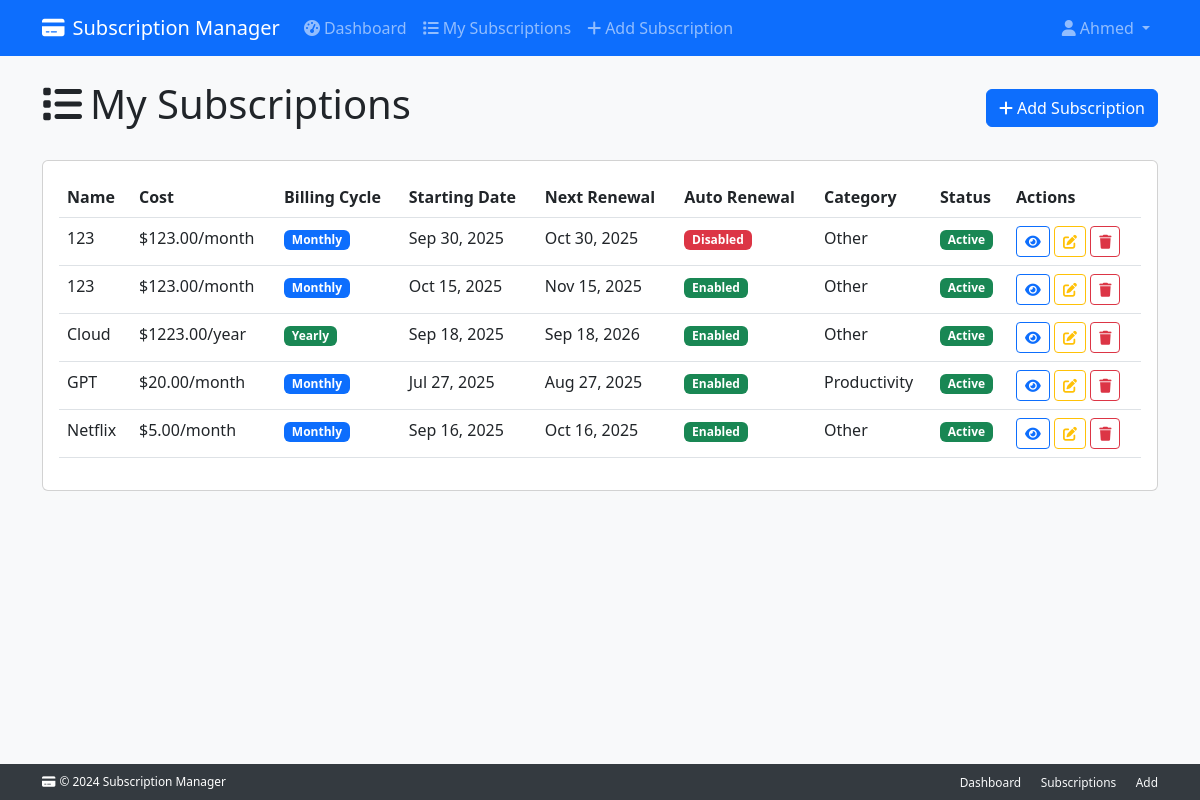
The page /subscriptions/ (signed in) on the database as committed earlier.
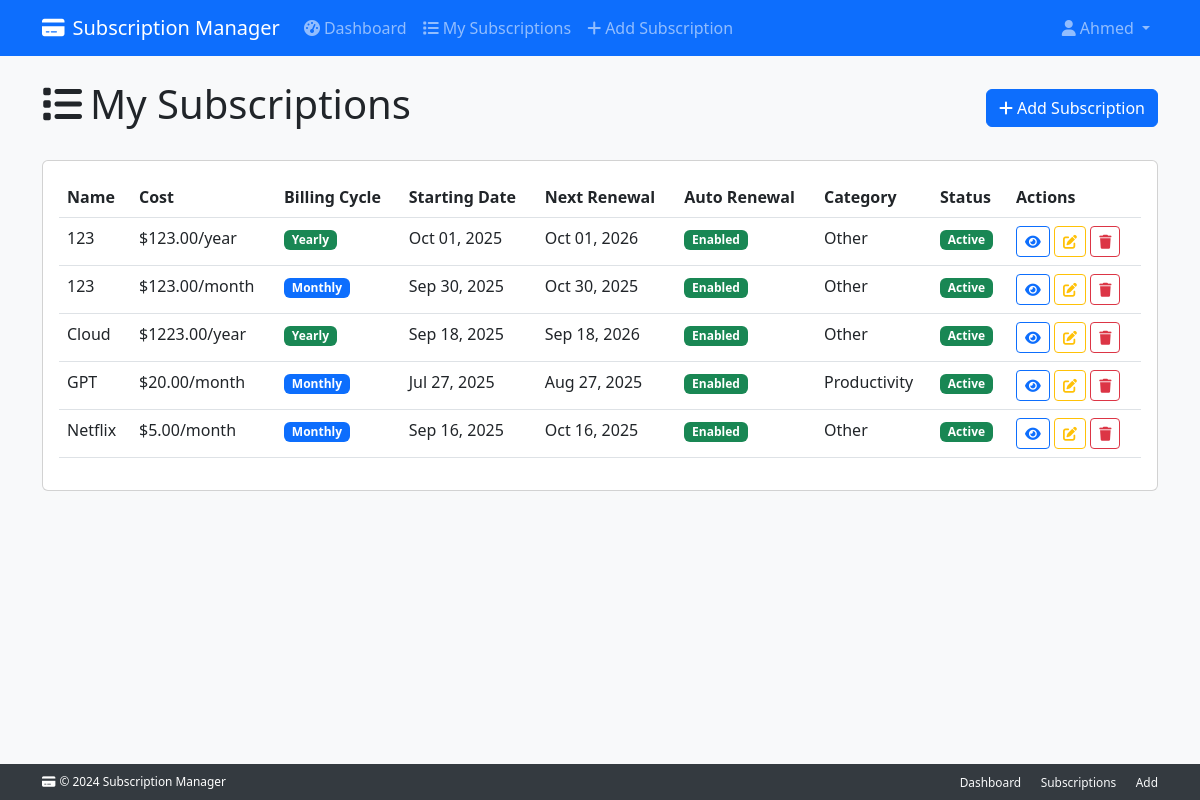
The same page on the database as committed later.
### subscriptions/models/subscription.py (models this page shows, shortened)
class Subscription(
    ValidationMixin,
    TimestampMixin,
    CostCalculationsMixin,
    PaymentManagementMixin,
    RenewalLogicMixin,
    ScheduleManagementMixin,
    models.Model
):
    user = models.ForeignKey(
        settings.AUTH_USER_MODEL,
        on_delete=models.CASCADE,
        related_name="subscriptions"
    )
    name = models.CharField(max_length=200)
    monthly_cost = models.DecimalField(
        max_digits=10,
        decimal_places=2,
        null=True,
        blank=True
    )
    yearly_cost = models.DecimalField(
        max_digits=10,
        decimal_places=2,
        null=True,
        blank=True
    )
    billing_cycle = models.CharField(
        max_length=10,
        choices=BILLING_CYCLE_CHOICES
    )
    start_date = models.DateField()
    renewal_date = models.DateField(null=True, blank=True)
    duration_months = models.PositiveIntegerField(
        null=True,
        blank=True,
        help_text="Duration in months (for monthly billing)"
    )
    duration_years = models.PositiveIntegerField(
        null=True,
        blank=True,
        help_text="Duration in years (for yearly billing)"
    )
    is_active = models.BooleanField(default=True)
    auto_renewal = models.BooleanField(
        default=True,
        help_text="Whether subscription auto-renews"
    )
    category = models.ForeignKey(
        'Category',
        on_delete=models.PROTECT
    )
    objects = SubscriptionManager()
    class Meta:
        ordering = ['-created_at']
        verbose_name = "Subscription"
        verbose_name_plural = "Subscriptions"

### subscriptions/models/category.py (models this page shows, shortened)
class Category(ValidationMixin, SelfReferencingMixin, models.Model):
    name = models.CharField(max_length=150)
    description = models.TextField(blank=True)
    parent = models.ForeignKey(
        "self",
        null=True,
        blank=True,
        on_delete=models.SET_NULL,
        related_name="subcategories"
    )
    objects = CategoryManager()
    class Meta:
        verbose_name = "Category"
        verbose_name_plural = "Categories"
        ordering = ['name']

### subscriptions/views.py (the view)
# urls.py: path('', views.SubscriptionListView.as_view(), name='subscription_list'),
class SubscriptionListView(LoginRequiredMixin, LoggingMixin, MessageMixin, ContextDataMixin, ListView):
    model = Subscription
    template_name = 'subscriptions/subscription_list.html'
    context_object_name = 'subscriptions'
    paginate_by = 20
    def get_queryset(self):
        try:
            return get_user_subscriptions(self.request.user)
        except Exception as e:
            logger.error("Error fetching user subscriptions for user %s: %s",
                        self.request.user.id, e)
            return Subscription.objects.none()
    def get_context_data(self, **kwargs):
        context = super().get_context_data(**kwargs)
        original_queryset = self.get_queryset()
        context['total_subscriptions'] = original_queryset.count()
        context['active_subscriptions'] = original_queryset.filter(is_active=True).count()
        context['renewing_soon'] = original_queryset.filter(
            renewal_date__lte=timezone.now().date() + timezone.timedelta(days=7)
        ).count()
        return context

### subscriptions/mixins.py (called while the page is built)
    def get_context_data(self, **kwargs):
        context = super().get_context_data(**kwargs)
        context['user'] = self.request.user
        from django.utils import timezone
        context['current_time'] = timezone.now()
        return context

### subscriptions/models/managers.py (called while the page is built)
    def get_queryset(self):
        return SubscriptionQuerySet(self.model, using=self._db)

### subscriptions/models/mixins/renewal_logic.py (called while the page is built)
    def days_until_renewal(self):
        if not self.renewal_date or not self.is_active:
            return None
        today = timezone.now().date()
        return (self.renewal_date - today).days

    def is_renewing_within(self, days: int = 7) -> bool:
        remaining_days = self.days_until_renewal()
        if remaining_days is None:
            return False
        if remaining_days < 0:
            return False
        return remaining_days <= days

### subscriptions/selectors.py (called while the page is built)
def get_user_subscriptions(user) -> QuerySet[Subscription]:
    return (
        Subscription.objects.select_related("category")
        .filter(user=user, is_active=True)
        .order_by("-created_at")
    )

### subscriptions/templates/subscriptions/subscription_list.html (shortened to what this page needs)
{% extends 'base.html' %} {% block title %}My Subscriptions - Subscription Manager{% endblock %} {% block content %}
<div class="row">
  <div class="col-12">
    <div class="d-flex justify-content-between align-items-center mb-4">
      <h1><i class="fas fa-list me-2"></i>My Subscriptions</h1>
      <a href="{% url 'add_subscription' %}" class="btn btn-primary">
        <i class="fas fa-plus me-1"></i>Add Subscription
      </a>
    </div>
  </div>
</div>
<div class="row">
  <div class="col-12">
    {% if subscriptions %}
    <div class="card">
      <div class="card-body">
        {% include 'partials/subscriptions_table.html' %}
      </div>
    </div>
    {% endif %}
  </div>
</div>
{% include 'partials/delete_modal.html' %} {% endblock %}

### subscriptions/templates/partials/subscriptions_table.html (shortened to what this page needs)
<div class="table-responsive">
  <table class="table table-hover">
    <thead>
      <tr>
        <th>Name</th>
        <th>Cost</th>
        <th>Billing Cycle</th>
        <th>Starting Date</th>
        <th>Next Renewal</th>
        <th>Auto Renewal</th>
        <th>Category</th>
        <th>Status</th>
        <th>Actions</th>
      </tr>
    </thead>
    <tbody>
      {% for subscription in subscriptions %}
      <tr
        class="{% if subscription.is_renewing_within %}table-warning{% endif %}"
      >
        <td>{{ subscription.name }}</td>
        <td>
        {% if subscription.billing_cycle == 'monthly' %}
        ${{ subscription.monthly_cost|floatformat:2 }}/month
        {% else %}
        ${{ subscription.yearly_cost|floatformat:2 }}/year
        {% endif %}
        </td>
        <td>
          <span
            class="badge bg-{% if subscription.billing_cycle == 'monthly' %}primary{% else %}success{% endif %}"
          >
            {{ subscription.billing_cycle|title }}
          </span>
        </td>
        <td>{{ subscription.start_date|date:"M d, Y" }}</td>
        <td>
          {{ subscription.renewal_date|date:"M d, Y" }}
        </td>
        <td>
          {% include 'partials/badge_boolean.html' with value=subscription.auto_renewal true_label='Enabled' false_label='Disabled' %}
        </td>
        <td>{{ subscription.category.name|default:"No Category" }}</td>
        <td>
          {% include 'partials/badge_boolean.html' with value=subscription.is_active true_label='Active' false_label='Inactive' %}
        </td>
        <td>
          <a
            href="{% url 'subscription_detail' subscription.pk %}"
            class="btn btn-sm btn-outline-primary"
          >
            <i class="fas fa-eye"></i>
          </a>
          <a
            href="{% url 'edit_subscription' subscription.pk %}"
            class="btn btn-sm btn-outline-warning"
          >
            <i class="fas fa-edit"></i>
          </a>
          <button
            type="button"
            class="btn btn-sm btn-outline-danger"
            onclick="confirmDelete({{ subscription.pk }}, '{{ subscription.name }}')"
          >
            <i class="fas fa-trash"></i>
          </button>
        </td>
      </tr>
      {% endfor %}
    </tbody>
  </table>
</div>

### subscriptions/templates/partials/badge_boolean.html
<span class="badge bg-{% if value %}success{% else %}danger{% endif %}">
  {% if value %}
    {{ true_label|default:'Enabled' }}
  {% else %}
    {{false_label|default:'Disabled' }}
  {% endif %}
</span>

Rows that differ between the two databases and show on the page:
removed Subscription: name "123", monthly_cost "123.00", billing_cycle "Monthly", start_date "Oct 15, 2025", renewal_date "Nov 15, 2025", true_label "Enabled Active", category.name "Other"
added Subscription: name "123", yearly_cost "123.00", billing_cycle "Yearly", start_date "Oct 01, 2025", renewal_date "Oct 01, 2026", true_label "Enabled Active", category.name "Other"
changed Subscription "Sep 30, 2025": true_label "Active" → "Enabled Active"; false_label "Disabled" → (not shown)
